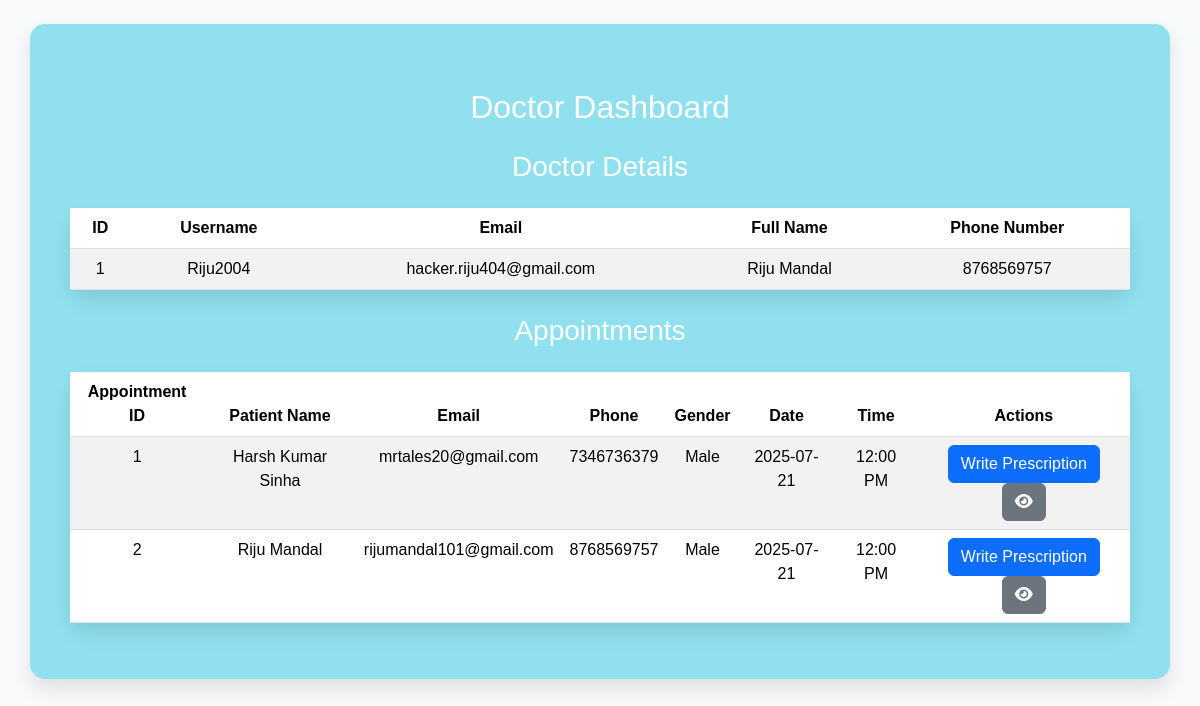
/doctor_dashboard/Riju2004, run on the app's committed database.
### tables this page shows
CREATE TABLE user (
            user_id INTEGER PRIMARY KEY AUTOINCREMENT,
            username TEXT NOT NULL UNIQUE,
            password TEXT NOT NULL,
            email TEXT NOT NULL UNIQUE,
            full_name TEXT NOT NULL,
            phone_number TEXT,
            gender TEXT, 
            blood_group TEXT,
            role TEXT NOT NULL
        );

CREATE TABLE appointment_details (
            detail_id INTEGER PRIMARY KEY AUTOINCREMENT,
            appointment_id INTEGER,
            name TEXT NOT NULL,
            email TEXT NOT NULL,
            phone TEXT NOT NULL,
            gender TEXT NOT NULL,
            FOREIGN KEY (appointment_id) REFERENCES appointment (id)
        );

CREATE TABLE appointment (
            id INTEGER PRIMARY KEY AUTOINCREMENT,
            user_id INTEGER,
            Select_Date TEXT NOT NULL,
            Time_Slot TEXT NOT NULL,
            Select_Blood TEXT NOT NULL,
            Select_doctor TEXT NOT NULL,
            FOREIGN KEY (user_id) REFERENCES user (user_id)
        );

### main.py (the view)
@app.route('/doctor_dashboard/<username>')
def doctor_dashboard(username):
    conn = get_db_connection()
    cursor = conn.cursor()
    cursor.execute('SELECT * FROM user WHERE username = ?', (username,))
    doctor = cursor.fetchone()
    cursor.execute('''
        SELECT a.*, ad.name, ad.email, ad.phone, ad.gender
        FROM appointment a
        JOIN appointment_details ad ON a.id = ad.appointment_id
    ''')
    appointments = cursor.fetchall()
    conn.close()
    return render_template('doctor_dashboard.html', doctor=doctor, appointments=appointments)

### main.py (called while the page is built)
def get_db_connection():
    conn = sqlite3.connect('data.db')
    conn.row_factory = sqlite3.Row  # Access columns by name
    return conn

@app.context_processor
def inject_user():
    return dict(current_user=current_user)

@app.before_request
def load_logged_in_user():
    user_id = session.get('user_id')
    if user_id is None:
        g.user = None
    else:
        conn = get_db_connection()
        cursor = conn.cursor()
        cursor.execute('SELECT * FROM user WHERE user_id = ?', (user_id,))
        g.user = cursor.fetchone()
        conn.close()

### templates/doctor_dashboard.html (shortened to what this page needs)
<!doctype html>
<html lang="en">
  <head>
    <link href="https://cdn.jsdelivr.net/npm/bootstrap@5.3.1/dist/css/bootstrap.min.css" rel="stylesheet">
    <link href="https://cdnjs.cloudflare.com/ajax/libs/font-awesome/6.0.0-beta3/css/all.min.css" rel="stylesheet">
  </head>
<body>
    <div class="container my-4">
        <h2 class="text-center my-4">Doctor Dashboard</h2>
        <h3 class="text-center my-4">Doctor Details</h3>
        <table class="table table-striped">
            <thead>
                <tr>
                    <th>ID</th>
                    <th>Username</th>
                    <th>Email</th>
                    <th>Full Name</th>
                    <th>Phone Number</th>
                </tr>
            </thead>
            <tbody>
                <tr>
                    <td>{{ doctor.user_id }}</td>
                    <td>{{ doctor.username }}</td>
                    <td>{{ doctor.email }}</td>
                    <td>{{ doctor.full_name }}</td>
                    <td>{{ doctor.phone_number }}</td>
                </tr>
            </tbody>
        </table>
        <h3 class="text-center my-4">Appointments</h3>
        <table class="table table-striped">
            <thead>
                <tr>
                    <th>Appointment ID</th>
                    <th>Patient Name</th>
                    <th>Email</th>
                    <th>Phone</th>
                    <th>Gender</th>
                    <th>Date</th>
                    <th>Time</th>
                    <th>Actions</th>
                </tr>
            </thead>
            <tbody>
                {% for appointment in appointments %}
                <tr>
                    <td>{{ appointment.id }}</td>
                    <td>{{ appointment.name }}</td>
                    <td>{{ appointment.email }}</td>
                    <td>{{ appointment.phone }}</td>
                    <td>{{ appointment.gender }}</td>
                    <td>{{ appointment.Select_Date }}</td>
                    <td>{{ appointment.Time_Slot }}</td>
                    <td>
                        <a href="{{ url_for('write_prescription', appointment_id=appointment.id) }}" class="btn btn-primary">Write Prescription</a>
                        <button data-appointment-id="{{ appointment.id }}" class="btn btn-secondary" onclick="viewPrescription(this)">
                            <i class="fas fa-eye"></i>
                        </button>
                    </td>
                </tr>
                {% endfor %}
            </tbody>
        </table>
    </div>
</body>
</html>

### templates/doctor_dashboard.html (style rules this page uses)
body { font-family: 'Poppins', sans-serif; background-color: #f8f9fa; color: #333; }
.container { background-color: #90e0ef; color: white; border-radius: 15px; padding: 40px; box-shadow: 0 10px 20px rgba(0, 0, 0, 0.1); transition: transform 0.5s ease; }
.table { background-color: white; color: #333; border-radius: 15px; padding: 20px; box-shadow: 0 10px 20px rgba(0, 0, 0, 0.1); }
.table th, .table td { text-align: center; }

### data on the page
user: user_id "1", username "Riju2004", email "hacker.riju404@gmail.com", full_name "Riju Mandal", phone_number "8768569757"
appointment_details: id "1", name "Harsh Kumar Sinha", email "mrtales20@gmail.com", phone "7346736379", gender "Male", Select_Date "2025-07-21", Time_Slot "12:00 PM"
appointment_details: id "2", name "Riju Mandal", email "rijumandal101@gmail.com", phone "8768569757", gender "Male", Select_Date "2025-07-21", Time_Slot "12:00 PM"
